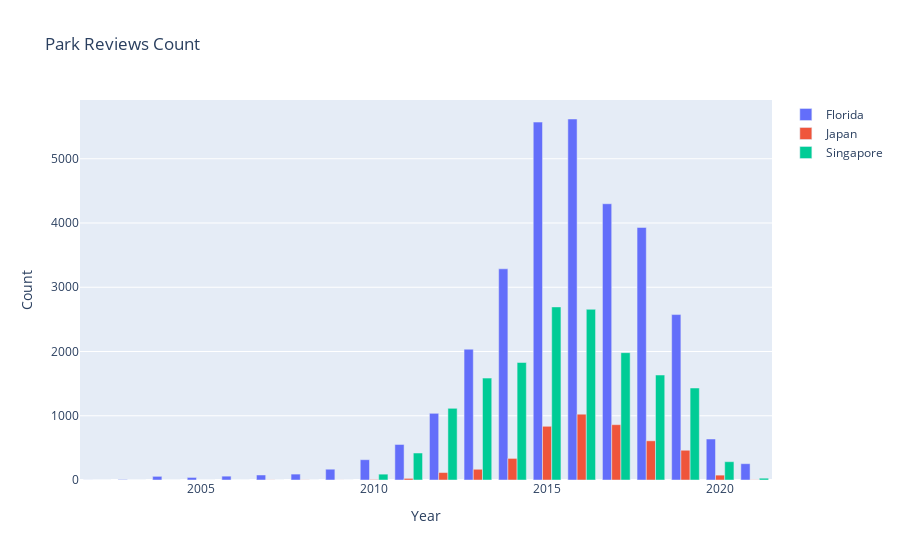

The notebook cell this image was saved under:
### Code cell
park_review_counts(years)

### Figure 1 — Plotly figure (JSON) as saved in the notebook; plotly's stock layout.template omitted (floating-point values rounded to 4 significant figures)
{"data": [{"name": "Florida", "type": "bar", "x": [2002, 2003, 2004, 2005, 2006, 2007, 2008, 2009, 2010, 2011, 2012, 2013, 2014, 2015, 2016, 2017, 2018, 2019, 2020, 2021], "y": [1, 7, 57, 40, 60, 78, 92, 168, 316, 553, 1038, 2036, 3287, 5571, 5619, 4300, 3931, 2575, 638, 254]}, {"name": "Japan", "type": "bar", "x": [2002, 2003, 2004, 2005, 2006, 2007, 2008, 2009, 2010, 2011, 2012, 2013, 2014, 2015, 2016, 2017, 2018, 2019, 2020, 2021], "y": [0, 0, 0, 0, 0, 2, 2, 1, 7, 25, 116, 167, 336, 836, 1024, 861, 610, 463, 76, 3]}, {"name": "Singapore", "type": "bar", "x": [2002, 2003, 2004, 2005, 2006, 2007, 2008, 2009, 2010, 2011, 2012, 2013, 2014, 2015, 2016, 2017, 2018, 2019, 2020, 2021], "y": [0, 0, 0, 0, 0, 0, 0, 0, 91, 420, 1116, 1586, 1829, 2694, 2657, 1982, 1634, 1432, 285, 28]}], "layout": {"title": {"text": "Park Reviews Count"}, "xaxis": {"title": {"text": "Year"}}, "yaxis": {"title": {"text": "Count"}}}}
